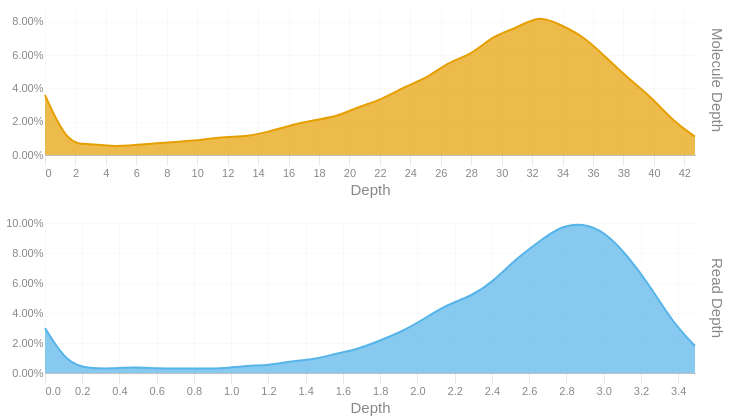

Here is the notebook cell this chart was saved with:
### Code cell
readdep = depth_hist(tb['Read Depth'], q99, 3)
readdep = readdep.with_columns(pl.lit('Read Depth').alias('Metric'))
if not SKIPLR:
    moldep = depth_hist(tb['Molecule Depth'], mol_q99, 1)
    moldep = moldep.with_columns(pl.lit('Molecule Depth').alias('Metric'))
    _hist = pl.concat([readdep, moldep])
    _hist = _hist.filter(pl.col('Proportion') != 0)
    with SafeRender(_hist):
        (
            alt.Chart(_hist)        
            .mark_area(interpolate = "basis")
            .encode(
                x=alt.X('Bin:Q').scale(domainMin=0).axis(alt.Axis(title='Depth')),
                y = alt.Y('Proportion:Q', title = None).axis(format = '.2%'),
                color = alt.Color('Metric:N').legend(None),
                row = alt.Row("Metric:N").header(title = None, labelOrient = 'right'),
                tooltip = [
                    alt.Tooltip("Metric:N", title = "Metric"),
                    alt.Tooltip('Interval:N', title = "Depth Interval"),
                    alt.Tooltip('Proportion:Q', title = "% Alignments").format('.2%')
                ]
            )
            .resolve_scale(x='independent', y='independent')
            .properties(
                height = 150, width = 650,
                usermeta={'embedOptions': {'downloadFileName': f'{samplename}.depth.hist'}}
            )
        ).display()
else:
    readdep = readdep.filter(pl.col('Proportion') != 0)
    with SafeRender(readdep):
        (
            alt.Chart(readdep)        
            .mark_area(interpolate = "basis")
            .encode(
                x=alt.X('Bin:Q').scale(domainMin=0).axis(alt.Axis(title='Depth')),
                y = alt.Y('Proportion:Q', title = None).axis(format = '.2%'),
                tooltip = [
                    alt.Tooltip('Interval:N', title = "Depth Interval"),
                    alt.Tooltip('Proportion:Q', title = "% Alignments").format('.2%')
                ]
            )
            .properties(
                usermeta={'embedOptions': {'downloadFileName': f'{samplename}.depth.hist'}}
            )
        ).display()

### Figure 1 — Vega-Lite specification as saved in the notebook (floating-point values rounded to 4 significant figures)
{"width": 650, "height": 150, "config": {"title": {"anchor": "start", "dy": -15, "fontSize": 18, "color": "#888888", "subtitleColor": "#888888", "subtitleFontSize": 14}, "arc": {"fill": "#0072B2"}, "axis": {"domainColor": "#888888", "domainWidth": 0.5, "gridWidth": 0.2, "grid": false, "titleFontWeight": 400, "titleFontSize": 15, "labelFontSize": 11, "labelColor": "#888888", "tickColor": "#888888", "tickWidth": 0.2, "titleColor": "#888888"}, "axisBand": {"grid": false}, "axisX": {"grid": true, "tickSize": 10, "domainCap": "round"}, "axisY": {"domain": false, "grid": true, "tickSize": 0, "domainCap": "round"}, "background": "transparent", "header": {"labelFontSize": 15, "labelColor": "#888888", "titleFontSize": 15, "titleFontWeight": 600, "titleColor": "#888888"}, "legend": {"labelFont": "sans-serif", "labelFontSize": 12, "labelColor": "#888888", "symbolSize": 100, "symbolType": "circle", "titleFontSize": 12, "titlePadding": 10, "titleColor": "#888888", "title": null}, "range": {"category": ["#E69F00", "#56B4E9", "#009E73", "#F0E442", "#0072B2", "#D55E00", "#CC79A7", "#000000"], "diverging": ["#cfe8f3", "#a2d4ec", "#73bfe2", "#46abdb", "#1696d2", "#12719e"]}, "area": {"fill": "#0072B2", "fillOpacity": 0.7, "line": true, "strokeOpacity": 0.7}, "line": {"color": "#0072B2", "stroke": "#0072B2", "strokeWidth": 2}, "trail": {"color": "#0072B2", "stroke": "#0072B2", "strokeWidth": 0, "size": 1}, "point": {"filled": true, "fillOpacity": 1.0, "size": 95}, "text": {"color": "#888888", "fontSize": 11, "align": "right", "fontWeight": 400, "size": 11}, "bar": {"fill": "#0072B2", "stroke": null}, "view": {"stroke": null, "continuousWidth": 660, "continuousHeight": 400}}, "data": {"name": "data-d0371e6dd2a6cb628b368a1f9a16c186"}, "mark": {"type": "area", "interpolate": "basis"}, "encoding": {"color": {"field": "Metric", "legend": null, "type": "nominal"}, "row": {"field": "Metric", "header": {"title": null, "labelOrient": "right"}, "type": "nominal"}, "tooltip": [{"field": "Metric", "title": "Metric", "type": "nominal"}, {"field": "Interval", "title": "Depth Interval", "type": "nominal"}, {"field": "Proportion", "format": ".2%", "title": "% Alignments", "type": "quantitative"}], "x": {"axis": {"title": "Depth"}, "field": "Bin", "scale": {"domainMin": 0}, "type": "quantitative"}, "y": {"axis": {"format": ".2%"}, "field": "Proportion", "title": null, "type": "quantitative"}}, "resolve": {"scale": {"x": "independent", "y": "independent"}}, "usermeta": {"embedOptions": {"downloadFileName": "S5_Hudson_1168.depth.hist"}}, "$schema": "https://vega.github.io/schema/vega-lite/v6.1.0.json", "datasets": {"data-d0371e6dd2a6cb628b368a1f9a16c186": [{"Bin": 0.0, "Interval": "0.0-0.12", "Proportion": 0.03, "Metric": "Read Depth"}, {"Bin": 0.12, "Interval": "0.12-0.241", "Proportion": 0.006, "Metric": "Read Depth"}, {"Bin": 0.241, "Interval": "0.241-0.361", "Proportion": 0.003, "Metric": "Read Depth"}, {"Bin": 0.361, "Interval": "0.361-0.481", "Proportion": 0.003, "Metric": "Read Depth"}, {"Bin": 0.481, "Interval": "0.481-0.602", "Proportion": 0.004, "Metric": "Read Depth"}, {"Bin": 0.602, "Interval": "0.602-0.722", "Proportion": 0.003, "Metric": "Read Depth"}, {"Bin": 0.722, "Interval": "0.722-0.842", "Proportion": 0.003, "Metric": "Read Depth"}, {"Bin": 0.842, "Interval": "0.842-0.963", "Proportion": 0.003, "Metric": "Read Depth"}, {"Bin": 0.963, "Interval": "0.963-1.083", "Proportion": 0.003, "Metric": "Read Depth"}, {"Bin": 1.083, "Interval": "1.083-1.203", "Proportion": 0.005, "Metric": "Read Depth"}, {"Bin": 1.203, "Interval": "1.203-1.324", "Proportion": 0.005, "Metric": "Read Depth"}, {"Bin": 1.324, "Interval": "1.324-1.444", "Proportion": 0.008, "Metric": "Read Depth"}, {"Bin": 1.444, "Interval": "1.444-1.564", "Proportion": 0.009, "Metric": "Read Depth"}, {"Bin": 1.564, "Interval": "1.564-1.685", "Proportion": 0.013, "Metric": "Read Depth"}, {"Bin": 1.685, "Interval": "1.685-1.805", "Proportion": 0.016, "Metric": "Read Depth"}, {"Bin": 1.805, "Interval": "1.805-1.925", "Proportion": 0.022, "Metric": "Read Depth"}, {"Bin": 1.925, "Interval": "1.925-2.046", "Proportion": 0.028, "Metric": "Read Depth"}, {"Bin": 2.046, "Interval": "2.046-2.166", "Proportion": 0.037, "Metric": "Read Depth"}, {"Bin": 2.166, "Interval": "2.166-2.286", "Proportion": 0.046, "Metric": "Read Depth"}, {"Bin": 2.286, "Interval": "2.286-2.407", "Proportion": 0.051, "Metric": "Read Depth"}, {"Bin": 2.407, "Interval": "2.407-2.527", "Proportion": 0.061, "Metric": "Read Depth"}, {"Bin": 2.527, "Interval": "2.527-2.647", "Proportion": 0.076, "Metric": "Read Depth"}, {"Bin": 2.647, "Interval": "2.647-2.768", "Proportion": 0.087, "Metric": "Read Depth"}, {"Bin": 2.768, "Interval": "2.768-2.888", "Proportion": 0.098, "Metric": "Read Depth"}, {"Bin": 2.888, "Interval": "2.888-3.008", "Proportion": 0.1, "Metric": "Read Depth"}, {"Bin": 3.008, "Interval": "3.008-3.129", "Proportion": 0.094, "Metric": "Read Depth"}, {"Bin": 3.129, "Interval": "3.129-3.249", "Proportion": 0.078, "Metric": "Read Depth"}, {"Bin": 3.249, "Interval": "3.249-3.369", "Proportion": 0.058, "Metric": "Read Depth"}, {"Bin": 3.369, "Interval": "3.369-3.49", "Proportion": 0.034, "Metric": "Read Depth"}, {"Bin": 3.49, "Interval": "3.49-3.61", "Proportion": 0.018, "Metric": "Read Depth"}, {"Bin": 0.0, "Interval": "0.0-1.5", "Proportion": 0.036, "Metric": "Molecule Depth"}, {"Bin": 1.5, "Interval": "1.5-2.9", "Proportion": 0.006, "Metric": "Molecule Depth"}, {"Bin": 2.9, "Interval": "2.9-4.4", "Proportion": 0.007, "Metric": "Molecule Depth"}, {"Bin": 4.4, "Interval": "4.4-5.9", "Proportion": 0.005, "Metric": "Molecule Depth"}, {"Bin": 5.9, "Interval": "5.9-7.4", "Proportion": 0.006, "Metric": "Molecule Depth"}, {"Bin": 7.4, "Interval": "7.4-8.8", "Proportion": 0.007, "Metric": "Molecule Depth"}, {"Bin": 8.8, "Interval": "8.8-10.3", "Proportion": 0.008, "Metric": "Molecule Depth"}, {"Bin": 10.3, "Interval": "10.3-11.8", "Proportion": 0.009, "Metric": "Molecule Depth"}, {"Bin": 11.8, "Interval": "11.8-13.3", "Proportion": 0.011, "Metric": "Molecule Depth"}, {"Bin": 13.3, "Interval": "13.3-14.7", "Proportion": 0.011, "Metric": "Molecule Depth"}, {"Bin": 14.7, "Interval": "14.7-16.2", "Proportion": 0.014, "Metric": "Molecule Depth"}, {"Bin": 16.2, "Interval": "16.2-17.7", "Proportion": 0.018, "Metric": "Molecule Depth"}, {"Bin": 17.7, "Interval": "17.7-19.2", "Proportion": 0.021, "Metric": "Molecule Depth"}, {"Bin": 19.2, "Interval": "19.2-20.6", "Proportion": 0.023, "Metric": "Molecule Depth"}, {"Bin": 20.6, "Interval": "20.6-22.1", "Proportion": 0.029, "Metric": "Molecule Depth"}, {"Bin": 22.1, "Interval": "22.1-23.6", "Proportion": 0.033, "Metric": "Molecule Depth"}, {"Bin": 23.6, "Interval": "23.6-25.1", "Proportion": 0.041, "Metric": "Molecule Depth"}, {"Bin": 25.1, "Interval": "25.1-26.5", "Proportion": 0.046, "Metric": "Molecule Depth"}, {"Bin": 26.5, "Interval": "26.5-28.0", "Proportion": 0.056, "Metric": "Molecule Depth"}, {"Bin": 28.0, "Interval": "28.0-29.5", "Proportion": 0.06, "Metric": "Molecule Depth"}, {"Bin": 29.5, "Interval": "29.5-31.0", "Proportion": 0.072, "Metric": "Molecule Depth"}, {"Bin": 31.0, "Interval": "31.0-32.4", "Proportion": 0.076, "Metric": "Molecule Depth"}, {"Bin": 32.4, "Interval": "32.4-33.9", "Proportion": 0.084, "Metric": "Molecule Depth"}, {"Bin": 33.9, "Interval": "33.9-35.4", "Proportion": 0.078, "Metric": "Molecule Depth"}, {"Bin": 35.4, "Interval": "35.4-36.8", "Proportion": 0.071, "Metric": "Molecule Depth"}, {"Bin": 36.8, "Interval": "36.8-38.3", "Proportion": 0.059, "Metric": "Molecule Depth"}, {"Bin": 38.3, "Interval": "38.3-39.8", "Proportion": 0.046, "Metric": "Molecule Depth"}, {"Bin": 39.8, "Interval": "39.8-41.3", "Proportion": 0.035, "Metric": "Molecule Depth"}, {"Bin": 41.3, "Interval": "41.3-42.7", "Proportion": 0.02, "Metric": "Molecule Depth"}, {"Bin": 42.7, "Interval": "42.7-44.22", "Proportion": 0.011, "Metric": "Molecule Depth"}]}}
